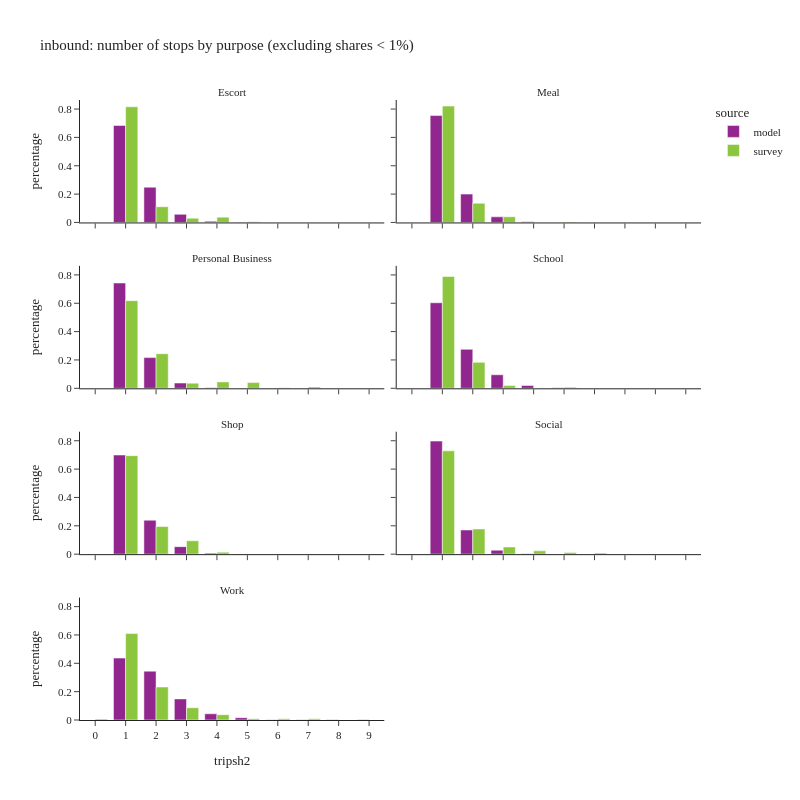

The code cell stored with this chart in its notebook:
### Code cell
df_plot = (
    df_tour.group_by(['tripsh2', 'pdpurp_label', 'source'])
    .agg(pl.col('toexpfac').sum())
    .with_columns(
        (pl.col('toexpfac') / pl.col('toexpfac').sum().over(['pdpurp_label', 'source'])).alias('percentage')
    )
)
df_plot2 = df_plot.filter(pl.col('percentage') > 0.001)

df_plot2_pd = df_plot2.sort(['source', 'pdpurp_label']).to_pandas()

fig = px.bar(df_plot2_pd,
             x="tripsh2", y="percentage", color="source",barmode="group",
             facet_col='pdpurp_label', facet_col_wrap=2,
             hover_data=['toexpfac'],
             title="inbound: number of stops by purpose (excluding shares < 1%)")
fig.update_layout(height=800, width=800)
fig.for_each_annotation(lambda a: a.update(text = a.text.split("=")[-1]))
fig.for_each_xaxis(lambda a: a.update(dict(dtick = 1, categoryorder='category ascending')))
fig.show()

### Figure 1 — Plotly figure (JSON) as saved in the notebook; plotly's stock layout.template omitted (floating-point values rounded to 4 significant figures)
{"data": [{"alignmentgroup": "True", "customdata": [[155900.0], [5177.0], [429000.0], [35950.0], [796.0]], "hovertemplate": "source=model<br>pdpurp_label=Escort<br>tripsh2=%{x}<br>percentage=%{y}<br>toexpfac=%{customdata[0]}<extra></extra>", "legendgroup": "model", "marker": {"color": "#91268F", "pattern": {"shape": ""}}, "name": "model", "offsetgroup": "model", "orientation": "v", "showlegend": true, "textposition": "auto", "type": "bar", "x": [2, 4, 1, 3, 5], "xaxis": "x7", "y": [0.2486, 0.008258, 0.6842, 0.05735, 0.00127], "yaxis": "y7"}, {"alignmentgroup": "True", "customdata": [[289700.0], [76800.0], [15180.0], [2098.0]], "hovertemplate": "source=model<br>pdpurp_label=Meal<br>tripsh2=%{x}<br>percentage=%{y}<br>toexpfac=%{customdata[0]}<extra></extra>", "legendgroup": "model", "marker": {"color": "#91268F", "pattern": {"shape": ""}}, "name": "model", "offsetgroup": "model", "orientation": "v", "showlegend": false, "textposition": "auto", "type": "bar", "x": [1, 2, 3, 4], "xaxis": "x8", "y": [0.7541, 0.1999, 0.03952, 0.005461], "yaxis": "y8"}, {"alignmentgroup": "True", "customdata": [[85660.0], [1359.0], [14620.0], [294000.0]], "hovertemplate": "source=model<br>pdpurp_label=Personal Business<br>tripsh2=%{x}<br>percentage=%{y}<br>toexpfac=%{customdata[0]}<extra></extra>", "legendgroup": "model", "marker": {"color": "#91268F", "pattern": {"shape": ""}}, "name": "model", "offsetgroup": "model", "orientation": "v", "showlegend": false, "textposition": "auto", "type": "bar", "x": [2, 4, 3, 1], "xaxis": "x5", "y": [0.2164, 0.003434, 0.03694, 0.7428], "yaxis": "y5"}, {"alignmentgroup": "True", "customdata": [[57950.0], [2811.0], [166600.0], [365700.0], [11950.0]], "hovertemplate": "source=model<br>pdpurp_label=School<br>tripsh2=%{x}<br>percentage=%{y}<br>toexpfac=%{customdata[0]}<extra></extra>", "legendgroup": "model", "marker": {"color": "#91268F", "pattern": {"shape": ""}}, "name": "model", "offsetgroup": "model", "orientation": "v", "showlegend": false, "textposition": "auto", "type": "bar", "x": [3, 5, 2, 1, 4], "xaxis": "x6", "y": [0.09562, 0.004638, 0.275, 0.6035, 0.01972], "yaxis": "y6"}, {"alignmentgroup": "True", "customdata": [[511000.0], [5232.0], [790.0], [38660.0], [175000.0]], "hovertemplate": "source=model<br>pdpurp_label=Shop<br>tripsh2=%{x}<br>percentage=%{y}<br>toexpfac=%{customdata[0]}<extra></extra>", "legendgroup": "model", "marker": {"color": "#91268F", "pattern": {"shape": ""}}, "name": "model", "offsetgroup": "model", "orientation": "v", "showlegend": false, "textposition": "auto", "type": "bar", "x": [1, 4, 5, 3, 2], "xaxis": "x3", "y": [0.6993, 0.00716, 0.001081, 0.0529, 0.2394], "yaxis": "y3"}, {"alignmentgroup": "True", "customdata": [[4798.0], [250300.0], [1171000.0], [41080.0]], "hovertemplate": "source=model<br>pdpurp_label=Social<br>tripsh2=%{x}<br>percentage=%{y}<br>toexpfac=%{customdata[0]}<extra></extra>", "legendgroup": "model", "marker": {"color": "#91268F", "pattern": {"shape": ""}}, "name": "model", "offsetgroup": "model", "orientation": "v", "showlegend": false, "textposition": "auto", "type": "bar", "x": [4, 2, 1, 3], "xaxis": "x4", "y": [0.003269, 0.1705, 0.7977, 0.02799], "yaxis": "y4"}, {"alignmentgroup": "True", "customdata": [[2215.0], [554000.0], [3000.0], [70440.0], [26450.0], [1669.0], [4016.0], [702100.0], [239100.0]], "hovertemplate": "source=model<br>pdpurp_label=Work<br>tripsh2=%{x}<br>percentage=%{y}<br>toexpfac=%{customdata[0]}<extra></extra>", "legendgroup": "model", "marker": {"color": "#91268F", "pattern": {"shape": ""}}, "name": "model", "offsetgroup": "model", "orientation": "v", "showlegend": false, "textposition": "auto", "type": "bar", "x": [8, 2, 7, 4, 5, 9, 6, 1, 3], "xaxis": "x", "y": [0.001378, 0.3446, 0.001866, 0.04382, 0.01645, 0.001038, 0.002498, 0.4367, 0.1488], "yaxis": "y"}, {"alignmentgroup": "True", "customdata": [[378500.0], [51460.0], [13890.0], [17400.0], [2439.0]], "hovertemplate": "source=survey<br>pdpurp_label=Escort<br>tripsh2=%{x}<br>percentage=%{y}<br>toexpfac=%{customdata[0]}<extra></extra>", "legendgroup": "survey", "marker": {"color": "#8CC63E", "pattern": {"shape": ""}}, "name": "survey", "offsetgroup": "survey", "orientation": "v", "showlegend": true, "textposition": "auto", "type": "bar", "x": [1, 2, 3, 4, 5], "xaxis": "x7", "y": [0.8163, 0.111, 0.02995, 0.03753, 0.005261], "yaxis": "y7"}, {"alignmentgroup": "True", "customdata": [[862.6], [216600.0], [10600.0], [35770.0]], "hovertemplate": "source=survey<br>pdpurp_label=Meal<br>tripsh2=%{x}<br>percentage=%{y}<br>toexpfac=%{customdata[0]}<extra></extra>", "legendgroup": "survey", "marker": {"color": "#8CC63E", "pattern": {"shape": ""}}, "name": "survey", "offsetgroup": "survey", "orientation": "v", "showlegend": false, "textposition": "auto", "type": "bar", "x": [5, 1, 3, 2], "xaxis": "x8", "y": [0.003269, 0.8207, 0.04015, 0.1356], "yaxis": "y8"}, {"alignmentgroup": "True", "customdata": [[3016.0], [13630.0], [1243.0], [186100.0], [73380.0], [519.0], [12090.0], [10890.0]], "hovertemplate": "source=survey<br>pdpurp_label=Personal Business<br>tripsh2=%{x}<br>percentage=%{y}<br>toexpfac=%{customdata[0]}<extra></extra>", "legendgroup": "survey", "marker": {"color": "#8CC63E", "pattern": {"shape": ""}}, "name": "survey", "offsetgroup": "survey", "orientation": "v", "showlegend": false, "textposition": "auto", "type": "bar", "x": [7, 4, 6, 1, 2, 9, 5, 3], "xaxis": "x5", "y": [0.01003, 0.0453, 0.004131, 0.6185, 0.2439, 0.001725, 0.0402, 0.03619], "yaxis": "y5"}, {"alignmentgroup": "True", "customdata": [[362000.0], [83980.0], [511.1], [8943.0], [3527.0]], "hovertemplate": "source=survey<br>pdpurp_label=School<br>tripsh2=%{x}<br>percentage=%{y}<br>toexpfac=%{customdata[0]}<extra></extra>", "legendgroup": "survey", "marker": {"color": "#8CC63E", "pattern": {"shape": ""}}, "name": "survey", "offsetgroup": "survey", "orientation": "v", "showlegend": false, "textposition": "auto", "type": "bar", "x": [1, 2, 4, 3, 5], "xaxis": "x6", "y": [0.7887, 0.183, 0.001114, 0.01949, 0.007686], "yaxis": "y6"}, {"alignmentgroup": "True", "customdata": [[533.6], [362900.0], [7353.0], [101700.0], [49320.0]], "hovertemplate": "source=survey<br>pdpurp_label=Shop<br>tripsh2=%{x}<br>percentage=%{y}<br>toexpfac=%{customdata[0]}<extra></extra>", "legendgroup": "survey", "marker": {"color": "#8CC63E", "pattern": {"shape": ""}}, "name": "survey", "offsetgroup": "survey", "orientation": "v", "showlegend": false, "textposition": "auto", "type": "bar", "x": [6, 1, 4, 2, 3], "xaxis": "x3", "y": [0.001022, 0.6948, 0.01408, 0.1948, 0.09445], "yaxis": "y3"}, {"alignmentgroup": "True", "customdata": [[11620.0], [52020.0], [753000.0], [24140.0], [183500.0], [7597.0], [1548.0]], "hovertemplate": "source=survey<br>pdpurp_label=Social<br>tripsh2=%{x}<br>percentage=%{y}<br>toexpfac=%{customdata[0]}<extra></extra>", "legendgroup": "survey", "marker": {"color": "#8CC63E", "pattern": {"shape": ""}}, "name": "survey", "offsetgroup": "survey", "orientation": "v", "showlegend": false, "textposition": "auto", "type": "bar", "x": [5, 3, 1, 4, 2, 6, 7], "xaxis": "x4", "y": [0.01124, 0.05034, 0.7286, 0.02336, 0.1776, 0.007351, 0.001498], "yaxis": "y4"}, {"alignmentgroup": "True", "customdata": [[271600.0], [7988.0], [9389.0], [711600.0], [101000.0], [43800.0], [9536.0], [11200.0]], "hovertemplate": "source=survey<br>pdpurp_label=Work<br>tripsh2=%{x}<br>percentage=%{y}<br>toexpfac=%{customdata[0]}<extra></extra>", "legendgroup": "survey", "marker": {"color": "#8CC63E", "pattern": {"shape": ""}}, "name": "survey", "offsetgroup": "survey", "orientation": "v", "showlegend": false, "textposition": "auto", "type": "bar", "x": [2, 0, 7, 1, 3, 4, 6, 5], "xaxis": "x", "y": [0.2328, 0.006847, 0.008048, 0.61, 0.08655, 0.03754, 0.008174, 0.009602], "yaxis": "y"}], "layout": {"annotations": [{"font": {}, "showarrow": false, "text": "Work", "x": 0.245, "xanchor": "center", "xref": "paper", "y": 0.1975, "yanchor": "bottom", "yref": "paper"}, {"font": {}, "showarrow": false, "text": "Shop", "x": 0.245, "xanchor": "center", "xref": "paper", "y": 0.465, "yanchor": "bottom", "yref": "paper"}, {"font": {}, "showarrow": false, "text": "Social", "x": 0.755, "xanchor": "center", "xref": "paper", "y": 0.465, "yanchor": "bottom", "yref": "paper"}, {"font": {}, "showarrow": false, "text": "Personal Business", "x": 0.245, "xanchor": "center", "xref": "paper", "y": 0.7325, "yanchor": "bottom", "yref": "paper"}, {"font": {}, "showarrow": false, "text": "School", "x": 0.755, "xanchor": "center", "xref": "paper", "y": 0.7325, "yanchor": "bottom", "yref": "paper"}, {"font": {}, "showarrow": false, "text": "Escort", "x": 0.245, "xanchor": "center", "xref": "paper", "y": 1.0, "yanchor": "bottom", "yref": "paper"}, {"font": {}, "showarrow": false, "text": "Meal", "x": 0.755, "xanchor": "center", "xref": "paper", "y": 1.0, "yanchor": "bottom", "yref": "paper"}], "barmode": "group", "height": 800, "legend": {"title": {"text": "source"}, "tracegroupgap": 0}, "title": {"text": "inbound: number of stops by purpose (excluding shares < 1%)"}, "width": 800, "xaxis": {"anchor": "y", "categoryorder": "category ascending", "domain": [0.0, 0.49], "dtick": 1, "title": {"text": "tripsh2"}}, "xaxis2": {"anchor": "y2", "categoryorder": "category ascending", "domain": [0.51, 1.0], "dtick": 1, "matches": "x", "title": {"text": "tripsh2"}}, "xaxis3": {"anchor": "y3", "categoryorder": "category ascending", "domain": [0.0, 0.49], "dtick": 1, "matches": "x", "showticklabels": false}, "xaxis4": {"anchor": "y4", "categoryorder": "category ascending", "domain": [0.51, 1.0], "dtick": 1, "matches": "x", "showticklabels": false}, "xaxis5": {"anchor": "y5", "categoryorder": "category ascending", "domain": [0.0, 0.49], "dtick": 1, "matches": "x", "showticklabels": false}, "xaxis6": {"anchor": "y6", "categoryorder": "category ascending", "domain": [0.51, 1.0], "dtick": 1, "matches": "x", "showticklabels": false}, "xaxis7": {"anchor": "y7", "categoryorder": "category ascending", "domain": [0.0, 0.49], "dtick": 1, "matches": "x", "showticklabels": false}, "xaxis8": {"anchor": "y8", "categoryorder": "category ascending", "domain": [0.51, 1.0], "dtick": 1, "matches": "x", "showticklabels": false}, "yaxis": {"anchor": "x", "domain": [0.0, 0.1975], "title": {"text": "percentage"}}, "yaxis2": {"anchor": "x2", "domain": [0.0, 0.1975], "matches": "y", "showticklabels": false}, "yaxis3": {"anchor": "x3", "domain": [0.2675, 0.465], "matches": "y", "title": {"text": "percentage"}}, "yaxis4": {"anchor": "x4", "domain": [0.2675, 0.465], "matches": "y", "showticklabels": false}, "yaxis5": {"anchor": "x5", "domain": [0.535, 0.7325], "matches": "y", "title": {"text": "percentage"}}, "yaxis6": {"anchor": "x6", "domain": [0.535, 0.7325], "matches": "y", "showticklabels": false}, "yaxis7": {"anchor": "x7", "domain": [0.8025, 1.0], "matches": "y", "title": {"text": "percentage"}}, "yaxis8": {"anchor": "x8", "domain": [0.8025, 1.0], "matches": "y", "showticklabels": false}}}
